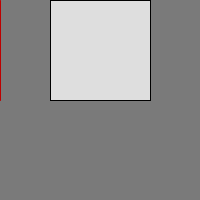
Frame 1 (no input)
Frame 60 (the mouse pressed at the canvas centre just before this capture): identical to frame 1, image omitted
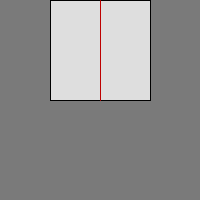
Frame 120 (the mouse held since frame 60 and released just before this capture)

The Processing sketch that drew these frames (run headless with seeded random() and noise(); from frame 60 on, the mouse is pressed at the canvas centre):

// Processing sketch: processing_148248
// ── processing_148248.pde

void setup(){    size(200,200);    rectMode(CORNERS);}void draw(){    background(122);    fill(222);    stroke(0);    rect(50,0, 150,100);    stroke(color(189,0,0));    line(mouseX,0, mouseX,100);}
